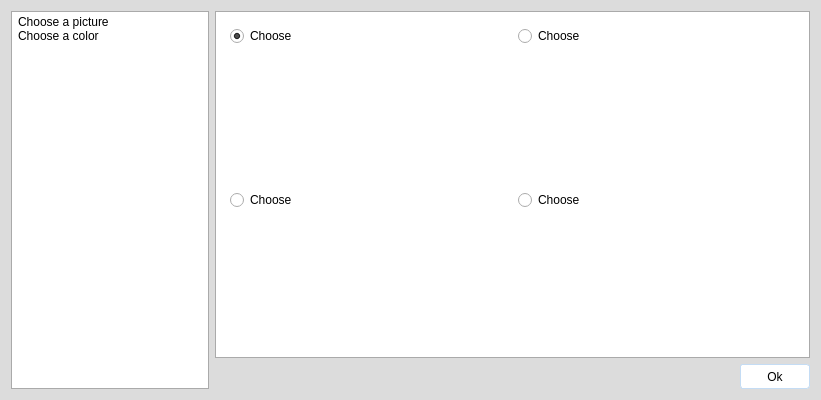
<?xml version="1.0" encoding="UTF-8"?>
<ui version="4.0">
 <class>CommandThemeClass</class>
 <widget class="QMainWindow" name="CommandThemeClass">
  <property name="geometry">
   <rect>
    <x>0</x>
    <y>0</y>
    <width>821</width>
    <height>400</height>
   </rect>
  </property>
  <property name="windowTitle">
   <string>CommandTheme</string>
  </property>
  <property name="styleSheet">
   <string notr="true">*
{
	font: 11pt &quot;Calibri&quot;;
	
	background-color: rgb(220, 220, 220);
}

QListWidget, QGroupBox
{
padding:3px;
border:1px solid rgb(170, 170, 170);
background-color: rgb(255, 255, 255);
}

QLabel, QRadioButton
{

background-color: rgb(255, 255, 255);
}

QPushButton
{
border:1px solid rgb(196, 220, 244);
border-radius :3px;
background-color: rgb(255, 255, 255);
}

QPushButton:hover
{
background-color: rgb(186, 210, 234);
}</string>
  </property>
  <widget class="QWidget" name="centralWidget">
   <layout class="QHBoxLayout" name="horizontalLayout_2" stretch="1,3">
    <item>
     <widget class="QListWidget" name="listWidget">
      <item>
       <property name="text">
        <string>Choose a picture</string>
       </property>
       <property name="flags">
        <set>ItemIsSelectable|ItemIsEnabled</set>
       </property>
      </item>
      <item>
       <property name="text">
        <string>Choose a color</string>
       </property>
      </item>
     </widget>
    </item>
    <item>
     <layout class="QVBoxLayout" name="verticalLayout_5" stretch="1,0">
      <item>
       <widget class="QGroupBox" name="groupBox">
        <property name="title">
         <string/>
        </property>
        <layout class="QGridLayout" name="gridLayout">
         <property name="spacing">
          <number>10</number>
         </property>
         <item row="0" column="0">
          <layout class="QVBoxLayout" name="verticalLayout">
           <item>
            <widget class="QRadioButton" name="rb_1">
             <property name="text">
              <string>Choose</string>
             </property>
             <property name="checked">
              <bool>true</bool>
             </property>
            </widget>
           </item>
           <item>
            <widget class="QLabel" name="label">
             <property name="styleSheet">
              <string notr="true">border-image: url(images/mainwindow/fond.jpg)  0 0 0 0 stretch stretch;</string>
             </property>
             <property name="text">
              <string/>
             </property>
            </widget>
           </item>
          </layout>
         </item>
         <item row="0" column="1">
          <layout class="QVBoxLayout" name="verticalLayout_2">
           <item>
            <widget class="QRadioButton" name="rb_2">
             <property name="text">
              <string>Choose</string>
             </property>
            </widget>
           </item>
           <item>
            <widget class="QLabel" name="label_2">
             <property name="styleSheet">
              <string notr="true">border-image: url(images/mainwindow/fond_2.jpg)  0 0 0 0 stretch stretch;</string>
             </property>
             <property name="text">
              <string/>
             </property>
            </widget>
           </item>
          </layout>
         </item>
         <item row="1" column="0">
          <layout class="QVBoxLayout" name="verticalLayout_3">
           <item>
            <widget class="QRadioButton" name="rb_3">
             <property name="text">
              <string>Choose</string>
             </property>
            </widget>
           </item>
           <item>
            <widget class="QLabel" name="label_3">
             <property name="styleSheet">
              <string notr="true">border-image: url(images/mainwindow/fond_3.jpg)  0 0 0 0 stretch stretch;</string>
             </property>
             <property name="text">
              <string/>
             </property>
            </widget>
           </item>
          </layout>
         </item>
         <item row="1" column="1">
          <layout class="QVBoxLayout" name="verticalLayout_4">
           <item>
            <widget class="QRadioButton" name="rb_4">
             <property name="text">
              <string>Choose</string>
             </property>
            </widget>
           </item>
           <item>
            <widget class="QLabel" name="label_4">
             <property name="styleSheet">
              <string notr="true">border-image: url(images/mainwindow/fond_4.jpg)  0 0 0 0 stretch stretch;</string>
             </property>
             <property name="text">
              <string/>
             </property>
            </widget>
           </item>
          </layout>
         </item>
        </layout>
       </widget>
      </item>
      <item>
       <layout class="QHBoxLayout" name="horizontalLayout">
        <item>
         <spacer name="horizontalSpacer">
          <property name="orientation">
           <enum>Qt::Horizontal</enum>
          </property>
          <property name="sizeHint" stdset="0">
           <size>
            <width>40</width>
            <height>20</height>
           </size>
          </property>
         </spacer>
        </item>
        <item>
         <widget class="QPushButton" name="b_valider">
          <property name="minimumSize">
           <size>
            <width>70</width>
            <height>25</height>
           </size>
          </property>
          <property name="cursor">
           <cursorShape>PointingHandCursor</cursorShape>
          </property>
          <property name="text">
           <string>Ok</string>
          </property>
         </widget>
        </item>
       </layout>
      </item>
     </layout>
    </item>
   </layout>
  </widget>
 </widget>
 <layoutdefault spacing="6" margin="11"/>
 <resources/>
 <connections/>
</ui>
